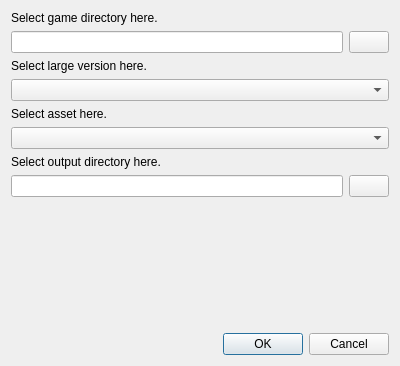
<?xml version="1.0" encoding="UTF-8"?>
<ui version="4.0">
 <class>SelectAssetsUI</class>
 <widget class="QWidget" name="SelectAssetsUI">
  <property name="geometry">
   <rect>
    <x>0</x>
    <y>0</y>
    <width>400</width>
    <height>366</height>
   </rect>
  </property>
  <property name="windowTitle">
   <string>Form</string>
  </property>
  <layout class="QVBoxLayout" name="verticalLayout_2">
   <item>
    <layout class="QVBoxLayout" name="verticalLayout">
     <item>
      <widget class="QLabel" name="label">
       <property name="text">
        <string>Select game directory here.</string>
       </property>
      </widget>
     </item>
     <item>
      <layout class="QHBoxLayout" name="horizontalLayout">
       <item>
        <widget class="QLineEdit" name="lineEdit"/>
       </item>
       <item>
        <widget class="QPushButton" name="dirBtn">
         <property name="text">
          <string/>
         </property>
         <property name="icon">
          <iconset theme="document-open"/>
         </property>
        </widget>
       </item>
      </layout>
     </item>
     <item>
      <widget class="QLabel" name="label_2">
       <property name="text">
        <string>Select large version here.</string>
       </property>
      </widget>
     </item>
     <item>
      <widget class="QComboBox" name="comboBox"/>
     </item>
     <item>
      <widget class="QLabel" name="label_3">
       <property name="text">
        <string>Select asset here.</string>
       </property>
      </widget>
     </item>
     <item>
      <widget class="QComboBox" name="comboBox_2"/>
     </item>
     <item>
      <widget class="QLabel" name="label_4">
       <property name="text">
        <string>Select output directory here.</string>
       </property>
      </widget>
     </item>
     <item>
      <layout class="QHBoxLayout" name="horizontalLayout_2">
       <item>
        <widget class="QLineEdit" name="lineEdit_2"/>
       </item>
       <item>
        <widget class="QPushButton" name="dirBtn_2">
         <property name="text">
          <string/>
         </property>
         <property name="icon">
          <iconset theme="document-open"/>
         </property>
        </widget>
       </item>
      </layout>
     </item>
    </layout>
   </item>
   <item>
    <spacer name="verticalSpacer">
     <property name="orientation">
      <enum>Qt::Orientation::Vertical</enum>
     </property>
     <property name="sizeHint" stdset="0">
      <size>
       <width>20</width>
       <height>55</height>
      </size>
     </property>
    </spacer>
   </item>
   <item>
    <widget class="QDialogButtonBox" name="buttonBox">
     <property name="standardButtons">
      <set>QDialogButtonBox::StandardButton::Cancel|QDialogButtonBox::StandardButton::Ok</set>
     </property>
    </widget>
   </item>
  </layout>
 </widget>
 <resources/>
 <connections/>
</ui>
